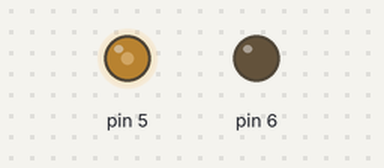
Recording of a sketch running on a simulated Arduino Uno, built with avr-gcc and run on an emulated ATmega328P. On the bench: output pins drawn as LEDs (lit = HIGH).

Above: at 0.1 s.
Timing chart, 0 to 1.6 s (numbered marks = the images above):
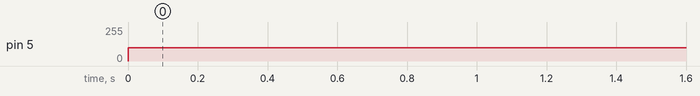

Measured:
- by itself, pin 5: 0/255 → 100/255 at 0.00 s

The sketch:

swing-turn-code.ino
```cpp
int botSpeed = 100;

void setup() {
  // setting PWM output pins for direction and speed control of dc motors
  pinMode(5,OUTPUT);
  pinMode(6,OUTPUT);
  Serial.begin(9600); // Communication rate of the Bluetooth Module
}

void loop() {
  // give pwm signals to respective digital pins to perform swing turn

  // turn left wheels forward
  analogWrite(5,botSpeed);
  // keep right wheels static
  analogWrite(6,0);
}
```
